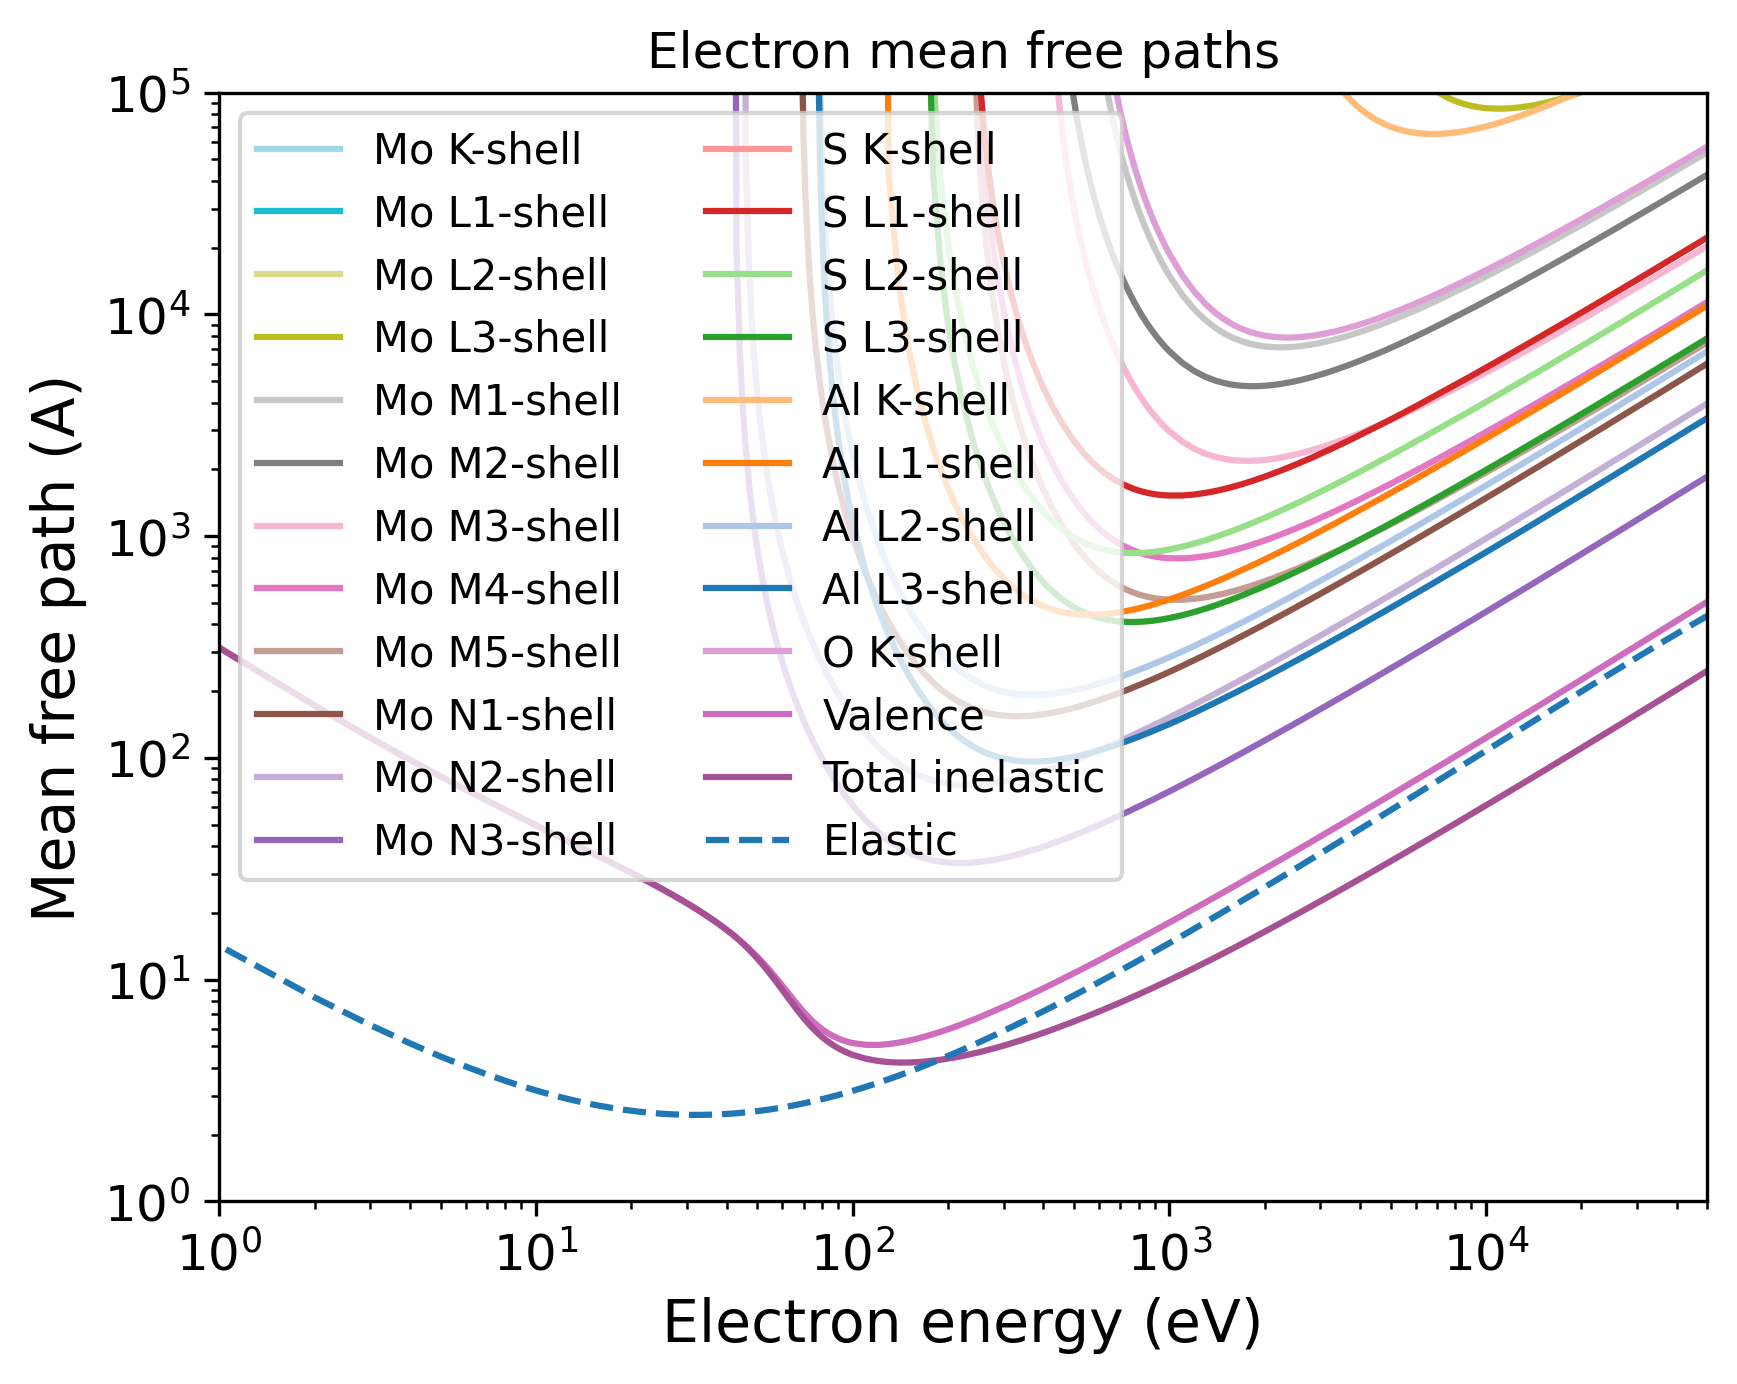

The Python source for this figure:
import pandas as pd
import numpy as np
import matplotlib.pyplot as plt
import matplotlib.cm as cm
# Set the format:
plt.xlabel("Electron energy (eV)", fontsize=14)
plt.ylabel("Mean free path (A)", fontsize=14)
plt.xticks(fontsize=12)
plt.yticks(fontsize=12)
plt.grid(False)
# Set the axes:
# Read the output file:
df = pd.read_csv(r"OUTPUT_MoS2_on_Al2O3_Electron_IMFP.dat", sep=r'\s+', header=None, comment="#", skipinitialspace=True)
plt.xscale("log")
plt.yscale("log")
# Prepare the plot:
columns_to_plot = [ 1, 2, 3, 4, 5, 6, 7, 8, 9, 10, 11, 12, 13, 14, 15, 16, 17, 18, 19, 20, 21, 22, 23]
labels = [ "Mo K-shell", "Mo L1-shell", "Mo L2-shell", "Mo L3-shell", "Mo M1-shell", "Mo M2-shell", "Mo M3-shell", "Mo M4-shell", "Mo M5-shell", "Mo N1-shell", "Mo N2-shell", "Mo N3-shell", "S K-shell", "S L1-shell", "S L2-shell", "S L3-shell", "Al K-shell", "Al L1-shell", "Al L2-shell", "Al L3-shell", "O K-shell", "Valence", "Total inelastic"]
# Create N distinct colors from a colormap
N = len(columns_to_plot)
colors = np.vstack([plt.cm.tab20(np.linspace(1, 0, 20)), plt.cm.tab20b(np.linspace(1, 0, 20))])
# Set line styles:
linestyles = [ "-", "-", "-", "-", "-", "-", "-", "-", "-", "-", "-", "-", "-", "-", "-", "-", "-", "-", "-", "-", "-", "-", "-"]
for i, col in enumerate(columns_to_plot):
    color = colors[i % len(colors)]
    ls    = linestyles[i % len(linestyles)]
    label = labels[i % len(labels)]
    plt.plot(df.iloc[:, 0], df.iloc[:, col],
    color=color,
    label=label,
    linestyle=ls)
# Add a curve from the second file
df2 = pd.read_csv(r"OUTPUT_MoS2_on_Al2O3_Electron_EMFP.dat", sep=r'\s+', header=None, comment="#", skipinitialspace=True)
columns_to_plot2 = [ 5]
labels2 = [ "Elastic"]
# Create second part of the plot:
for col, label in zip(columns_to_plot2, labels2):
    plt.plot(df2.iloc[:, 0], df2.iloc[:, col], label=label, linestyle="--")
plt.xlim(1.00000000,50000.00000000)
plt.ylim(1.00000000,100000.00000000)
plt.title("Electron mean free paths")
plt.legend(loc="best", fontsize=10, ncol=2)
# Save the plot in this format:
plt.savefig("OUTPUT_MFP_electron.png", dpi=300, bbox_inches="tight")
